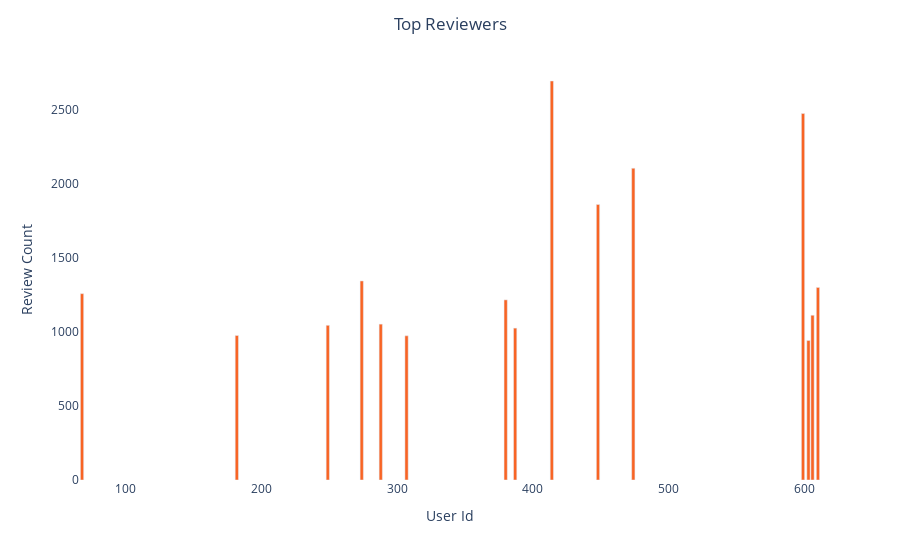

Notebook cell for this chart:
### Code cell
#using plotly to plot the top reviewers
fig = px.bar(top_15_sorted, x="user_id", y="review_count")
fig.update_layout(title_text='Top Reviewers',
                  title_x=0.5,
                  xaxis_title="User Id",
                  yaxis_title="Review Count",
                 plot_bgcolor='white')
fig.update_traces(marker_color = "#f86424")
fig.show()

### Figure 1 — Plotly figure (JSON) as saved in the notebook; plotly's stock layout.template omitted (floating-point values rounded to 4 significant figures)
{"data": [{"alignmentgroup": "True", "hovertemplate": "user_id=%{x}<br>review_count=%{y}<extra></extra>", "legendgroup": "", "marker": {"color": "#f86424"}, "name": "", "offsetgroup": "", "orientation": "v", "showlegend": false, "textposition": "auto", "type": "bar", "x": [603, 307, 182, 387, 249, 288, 606, 380, 68, 610, 274, 448, 474, 599, 414], "xaxis": "x", "y": [943, 975, 977, 1027, 1046, 1054, 1114, 1218, 1260, 1302, 1346, 1863, 2108, 2478, 2698], "yaxis": "y"}], "layout": {"barmode": "relative", "legend": {"tracegroupgap": 0}, "margin": {"t": 60}, "plot_bgcolor": "white", "title": {"text": "Top Reviewers", "x": 0.5}, "xaxis": {"anchor": "y", "domain": [0, 1], "title": {"text": "User Id"}}, "yaxis": {"anchor": "x", "domain": [0, 1], "title": {"text": "Review Count"}}}}
